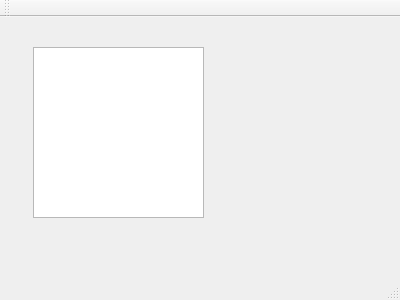
<?xml version="1.0" encoding="UTF-8"?>
<ui version="4.0">
 <class>MainWindow</class>
 <widget class="QMainWindow" name="MainWindow">
  <property name="geometry">
   <rect>
    <x>0</x>
    <y>0</y>
    <width>400</width>
    <height>300</height>
   </rect>
  </property>
  <property name="windowTitle">
   <string>MainWindow</string>
  </property>
  <widget class="QWidget" name="centralWidget">
   <widget class="QPlainTextEdit" name="plainTextEdit">
    <property name="geometry">
     <rect>
      <x>33</x>
      <y>30</y>
      <width>171</width>
      <height>171</height>
     </rect>
    </property>
   </widget>
  </widget>
  <widget class="QMenuBar" name="menuBar">
   <property name="geometry">
    <rect>
     <x>0</x>
     <y>0</y>
     <width>400</width>
     <height>21</height>
    </rect>
   </property>
  </widget>
  <widget class="QToolBar" name="mainToolBar">
   <attribute name="toolBarArea">
    <enum>TopToolBarArea</enum>
   </attribute>
   <attribute name="toolBarBreak">
    <bool>false</bool>
   </attribute>
  </widget>
  <widget class="QStatusBar" name="statusBar"/>
 </widget>
 <layoutdefault spacing="6" margin="11"/>
 <resources/>
 <connections/>
</ui>
